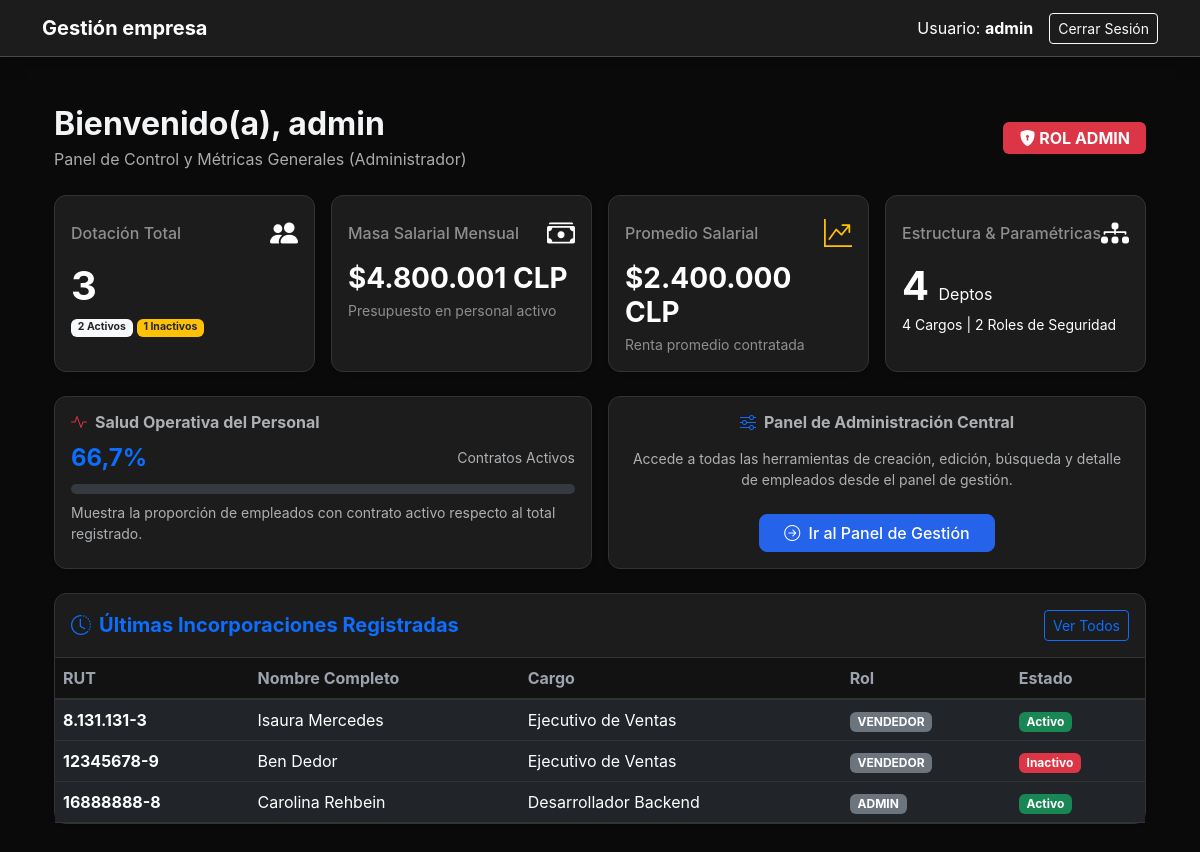
The app's page / (signed in) with its own data.
### usuarios/models.py (models this page shows, shortened)
class Empleado(models.Model):
    id_empleado = models.AutoField(primary_key=True)
    user = models.OneToOneField(User, on_delete=models.CASCADE, related_name='empleado', null=True, blank=True)
    persona = models.OneToOneField(Persona, on_delete=models.CASCADE, related_name='empleado', null=True, blank=True)
    id_cargo = models.ForeignKey(Cargo, on_delete=models.SET_NULL, null=True, db_column='id_cargo', related_name='empleados')
    id_rol = models.ForeignKey(Rol, on_delete=models.PROTECT, null=True, blank=True, db_column='id_rol', related_name='empleados')
    fecha_contratacion = models.DateField(auto_now_add=True)
    salario = models.DecimalField(max_digits=10, decimal_places=2, null=True, blank=True)
    activo = models.BooleanField(default=True)

class Persona(models.Model):
    rut = models.CharField(max_length=12, primary_key=True, help_text="Formato: 12345678-9")
    nombres = models.CharField(max_length=100)
    apellidos = models.CharField(max_length=100)
    email = models.EmailField(unique=True)
    telefono = models.CharField(max_length=20, blank=True, null=True)
    fecha_nacimiento = models.DateField(blank=True, null=True)
    fecha_creacion = models.DateTimeField(auto_now_add=True)

class Cargo(models.Model):
    id_cargo = models.AutoField(primary_key=True)
    id_departamento = models.ForeignKey(Departamento, on_delete=models.CASCADE, db_column='id_departamento', related_name='cargos')
    nombre = models.CharField(max_length=100)
    descripcion = models.CharField(max_length=255, blank=True, null=True)

class Rol(models.Model):
    id_rol = models.AutoField(primary_key=True)
    nombre_rol = models.CharField(max_length=50, unique=True) # Ej: 'ADMIN', 'VENDEDOR'
    descripcion = models.CharField(max_length=255, blank=True, null=True)

### usuarios/views.py (the view)
# urls.py: path('', views.dashboard, name='dashboard'),  # Ruta raíz
@login_required
def dashboard(request):
    empleado_actual = getattr(request.user, 'empleado', None)
    es_admin = es_administrador(request.user)
    context = {
        'es_admin': es_admin,
        'empleado_actual': empleado_actual
    }
    if es_admin:
        total_empleados = Empleado.objects.count()
        activos = Empleado.objects.filter(activo=True).count()
        inactivos = total_empleados - activos
        suma_salarios = Empleado.objects.filter(activo=True).aggregate(Sum('salario'))['salario__sum'] or 0
        promedio_salario = Empleado.objects.filter(activo=True).aggregate(Avg('salario'))['salario__avg'] or 0
        porcentaje_activos = round((activos / total_empleados * 100), 1) if total_empleados > 0 else 0
        suma_salarios = Empleado.objects.filter(activo=True).aggregate(Sum('salario'))['salario__sum'] or 0
        promedio_salario = Empleado.objects.filter(activo=True).aggregate(Avg('salario'))['salario__avg'] or 0
        ultimos_empleados = Empleado.objects.select_related(
            'persona', 'id_cargo__id_departamento', 'id_rol'
        ).order_by('-id_empleado')[:5]
        context.update({
            'total_empleados': total_empleados,
            'activos': activos,
            'inactivos': inactivos,
            'porcentaje_activos': porcentaje_activos,
            'total_departamentos': Departamento.objects.count(),
            'total_cargos': Cargo.objects.count(),
            'total_roles': Rol.objects.count(),
            'masa_salarial': f"{int(suma_salarios):,}".replace(",", "."),
            'promedio_salarial': f"{int(promedio_salario):,}".replace(",", "."),
            'ultimos_empleados': ultimos_empleados,
        })
    return render(request, 'usuarios/dashboard.html', context)

### usuarios/views.py (called while the page is built)
def es_administrador(user):
    empleado = getattr(user, 'empleado', None)
    return bool(empleado and empleado.id_rol and empleado.id_rol.nombre_rol.upper() == 'ADMIN')

### usuarios/templates/usuarios/dashboard.html (shortened to what this page needs)
{% extends 'usuarios/base.html' %}
{% block content %}
<div class="container py-4">
    <div class="d-flex justify-content-between align-items-center mb-4">
        <div>
            <h2 class="fw-bold mb-1">
                Bienvenido(a), {{ user.first_name|default:user.username }}
            </h2>
            <p class="text-muted mb-0">
                {% if es_admin %}
                    Panel de Control y Métricas Generales (Administrador)
                {% else %}
                    Resumen de Ficha Personal
                {% endif %}
            </p>
        </div>
        <div>
            {% if es_admin %}
                <span class="badge bg-danger fs-6 px-3 py-2"><i class="bi bi-shield-lock-fill"></i> ROL ADMIN</span>
            {% else %}
                <span class="badge bg-primary fs-6 px-3 py-2"><i class="bi bi-person-badge"></i> ROL EMPLEADO</span>
            {% endif %}
        </div>
    </div>
    {% if es_admin %}
    <div class="row g-3 mb-4">
        <div class="col-md-3">
            <div class="card border-0 shadow-sm bg-primary text-white h-100">
                <div class="card-body">
                    <div class="d-flex justify-content-between align-items-center mb-2">
                        <h6 class="card-title mb-0 text-white-50">Dotación Total</h6>
                        <i class="bi bi-people-fill fs-3"></i>
                    </div>
                    <h2 class="display-6 fw-bold mb-1">{{ total_empleados }}</h2>
                    <div class="small">
                        <span class="badge bg-light text-dark">{{ activos }} Activos</span>
                        <span class="badge bg-warning text-dark">{{ inactivos }} Inactivos</span>
                    </div>
                </div>
            </div>
        </div>
        <div class="col-md-3">
            <div class="card border-0 shadow-sm bg-success text-white h-100">
                <div class="card-body">
                    <div class="d-flex justify-content-between align-items-center mb-2">
                        <h6 class="card-title mb-0 text-white-50">Masa Salarial Mensual</h6>
                        <i class="bi bi-cash-stack fs-3"></i>
                    </div>
                    <h3 class="fw-bold mb-1">${{ masa_salarial }} CLP</h3>
                    <p class="small text-white-50 mb-0">Presupuesto en personal activo</p>
                </div>
            </div>
        </div>
        <div class="col-md-3">
            <div class="card border-0 shadow-sm bg-dark text-white h-100">
                <div class="card-body">
                    <div class="d-flex justify-content-between align-items-center mb-2">
                        <h6 class="card-title mb-0 text-white-50">Promedio Salarial</h6>
                        <i class="bi bi-graph-up-arrow fs-3 text-warning"></i>
                    </div>
                    <h3 class="fw-bold mb-1">${{ promedio_salarial }} CLP</h3>
                    <p class="small text-white-50 mb-0">Renta promedio contratada</p>
                </div>
            </div>
        </div>
        <div class="col-md-3">
            <div class="card border-0 shadow-sm bg-info text-white h-100">
                <div class="card-body">
                    <div class="d-flex justify-content-between align-items-center mb-2">
                        <h6 class="card-title mb-0 text-white-50">Estructura & Paramétricas</h6>
                        <i class="bi bi-diagram-3-fill fs-3"></i>
                    </div>
                    <h2 class="display-6 fw-bold mb-1">{{ total_departamentos }} <span class="fs-6 fw-normal">Deptos</span></h2>
                    <p class="small mb-0">{{ total_cargos }} Cargos | {{ total_roles }} Roles de Seguridad</p>
                </div>
            </div>
        </div>
    </div>
    <div class="row g-3 mb-4">
        <div class="col-md-6">
            <div class="card border-0 shadow-sm h-100">
                <div class="card-body">
                    <h6 class="fw-bold text-muted mb-2"><i class="bi bi-activity text-danger me-2"></i>Salud Operativa del Personal</h6>
                    <div class="d-flex align-items-center justify-content-between mb-2">
                        <span class="fs-4 fw-bold text-primary">{{ porcentaje_activos }}%</span>
                        <span class="small text-muted">Contratos Activos</span>
                    </div>
                    <div class="progress mb-2" style="height: 10px;">
                    </div>
                    <p class="small text-muted mb-0">Muestra la proporción de empleados con contrato activo respecto al total registrado.</p>
                </div>
            </div>
        </div>
        <div class="col-md-6">
            <div class="card border-0 shadow-sm h-100">
                <div class="card-body d-flex flex-column justify-content-center align-items-center text-center">
                    <h6 class="fw-bold text-muted mb-3">
                        <i class="bi bi-sliders text-primary me-2"></i>Panel de Administración Central
                    </h6>
                    <p class="small text-muted mb-4">Accede a todas las herramientas de creación, edición, búsqueda y detalle de empleados desde el panel de gestión.</p>
                    <a href="{% url 'gestion_personal' %}" class="btn btn-primary px-4">
                        <i class="bi bi-arrow-right-circle me-1"></i> Ir al Panel de Gestión
                    </a>
                </div>
            </div>
        </div>
    </div>
    <div class="card border-0 shadow-sm mb-4">
        <div class="card-header bg-white py-3 d-flex justify-content-between align-items-center">
            <h5 class="fw-bold mb-0 text-primary">
                <i class="bi bi-clock-history me-2"></i>Últimas Incorporaciones Registradas
            </h5>
            <a href="{% url 'listar_empleados' %}" class="btn btn-sm btn-outline-primary">Ver Todos</a>
        </div>
        <div class="card-body p-0">
            <div class="table-responsive">
                <table class="table table-hover align-middle mb-0">
                    <thead class="table-light">
                        <tr>
                            <th>RUT</th>
                            <th>Nombre Completo</th>
                            <th>Cargo</th>
                            <th>Rol</th>
                            <th>Estado</th>
                        </tr>
                    </thead>
                    <tbody>
                        {% for emp in ultimos_empleados %}
                        <tr>
                            <td><strong>{{ emp.persona.rut|default:"N/A" }}</strong></td>
                            <td>{{ emp.persona.nombres }} {{ emp.persona.apellidos }}</td>
                            <td>{{ emp.id_cargo.nombre|default:"Sin cargo" }}</td>
                            <td><span class="badge bg-secondary">{{ emp.id_rol.nombre_rol|default:"Sin rol" }}</span></td>
                            <td>
                                {% if emp.activo %}
                                    <span class="badge bg-success">Activo</span>
                                {% else %}
                                    <span class="badge bg-danger">Inactivo</span>
                                {% endif %}
                            </td>
                        </tr>
                        {% empty %}
                        <tr>
                            <td colspan="5" class="text-center py-3 text-muted">No hay empleados registrados.</td>
                        </tr>
                        {% endfor %}
                    </tbody>
                </table>
            </div>
        </div>
    </div>
    {% endif %}
</div>
{% endblock %}

### usuarios/templates/usuarios/base.html (shortened to what this page needs)
<!DOCTYPE html>
<html lang="es" data-bs-theme="dark">
<head>
    <link href="https://cdn.jsdelivr.net/npm/bootstrap@5.3.2/dist/css/bootstrap.min.css" rel="stylesheet">
    <link rel="stylesheet" href="https://cdn.jsdelivr.net/npm/bootstrap-icons@1.11.3/font/bootstrap-icons.min.css">
</head>
<body>
    <nav class="navbar navbar-expand-lg mb-4 shadow">
        <div class="container">
            <a class="navbar-brand fw-bold text-white" href="{% url 'dashboard' %}">Gestión empresa</a>
            {% if user.is_authenticated %}
            <div class="d-flex align-items-center text-white">
                <span class="me-3">
                    Usuario: <strong>{{ user.username }}</strong>
                </span>
                <form action="{% url 'logout' %}" method="post" class="d-inline">
                    <button type="submit" class="btn btn-outline-light btn-sm">Cerrar Sesión</button>
                </form>
            </div>
            {% endif %}
        </div>
    </nav>
    <div class="container">
        {% block content %}
        {% endblock %}
    </div>
</body>
</html>

### usuarios/templates/usuarios/base.html (style rules this page uses)
:root { --bg-main: #0a0a0a; --bg-card: #1c1c1c; --border-color: #333333; --text-main: #f3f4f6; --text-muted: #9ca3af; --accent-color: #2563eb; --accent-hover: #1d4ed8; }
body { background-color: var(--bg-main) !important; color: var(--text-main) !important; font-family: 'Inter', -apple-system, sans-serif; }
.card { background-color: var(--bg-card) !important; border: 1px solid var(--border-color) !important; border-radius: 12px; box-shadow: 0 4px 6px -1px rgba(0, 0, 0, 0.5); }
.card-header { background-color: transparent !important; border-bottom: 1px solid var(--border-color) !important; font-weight: 600; }
.navbar { background-color: var(--bg-card) !important; border-bottom: 1px solid rgba(255, 255, 255, 0.2) !important; }
.btn-primary { background-color: var(--accent-color) !important; border-color: var(--accent-color) !important; border-radius: 8px; font-weight: 500; }
.table { color: var(--text-main) !important; }
.table th { background-color: #121212 !important; border-bottom: 2px solid var(--border-color) !important; color: var(--text-muted); }
.table td { border-bottom: 1px solid var(--border-color) !important; vertical-align: middle; }

### records on screen
Empleado: persona.rut "8.131.131-3", persona.nombres "Isaura", persona.apellidos "Mercedes", id_cargo.nombre "Ejecutivo de Ventas", id_rol.nombre_rol "VENDEDOR", activo "Activo"
Empleado: persona.rut "12345678-9", persona.nombres "Ben", persona.apellidos "Dedor", id_cargo.nombre "Ejecutivo de Ventas", id_rol.nombre_rol "VENDEDOR", activo "Inactivo"
Empleado: persona.rut "16888888-8", persona.nombres "Carolina", persona.apellidos "Rehbein", id_cargo.nombre "Desarrollador Backend", id_rol.nombre_rol "ADMIN", activo "Activo"

### other values on screen
{{ user.username }} "admin"
{{ user.first_name|default:user.username }} "admin"
{{ total_empleados }} "3"
{{ activos }} "2"
{{ inactivos }} "1"
{{ masa_salarial }} "4.800.001"
{{ promedio_salarial }} "2.400.000"
{{ total_departamentos }} "4"
{{ total_cargos }} "4"
{{ total_roles }} "2"
{{ porcentaje_activos }} "66,7"
